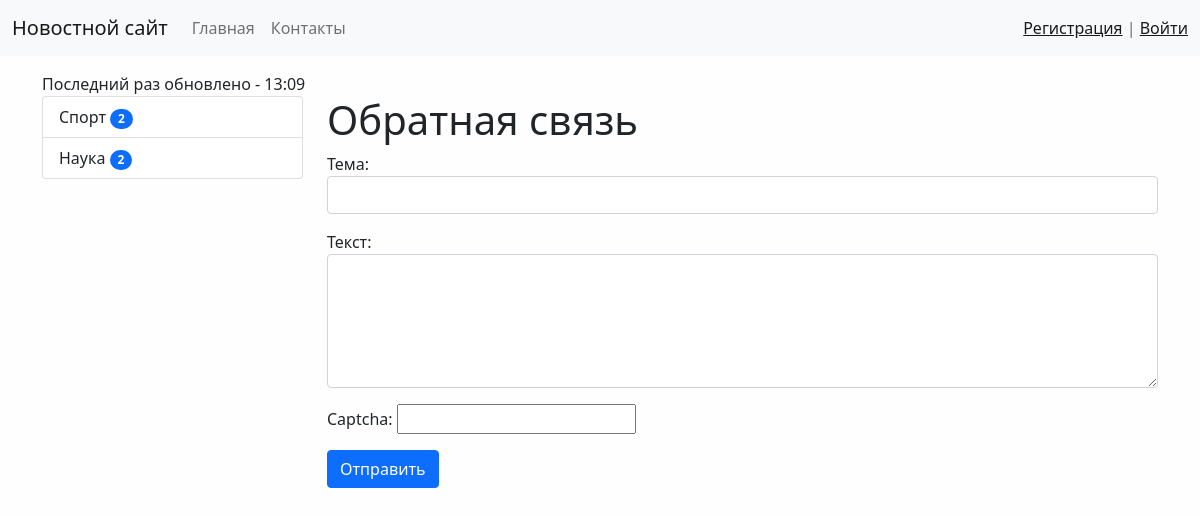
Page /contact/ on the committed database.
### news/models.py (models this page shows, shortened)
class Category(models.Model):
    title = models.CharField(max_length=150, db_index=True, verbose_name='Наименование')
    def get_absolute_url(self):
        return reverse('category', kwargs={'category_id': self.pk})
    class Meta:
        verbose_name = 'Категория'
        verbose_name_plural = 'Категории'
        ordering = ['title']

### news/views.py (the view)
# urls.py: path('contact/', contact, name='contact'),
def contact(request):
    if request.method == 'POST':
        form = ContactForm(request.POST)
        if form.is_valid():
            mail = send_mail(form.cleaned_data['subject'], form.cleaned_data['content'],
                             'adminnewn@ukr.net', ['toporovskiy.nikita@gmail.com'], fail_silently=False)
            if mail:
                messages.success(request, 'Письмо отправлено!')
                return redirect('contact')
            else:
                messages.error(request, 'Ошибка отправки')
        else:
            messages.error(request, 'Ошибка валидации   ')
    else:
        form = ContactForm()
    return render(request, 'news/test.html', {'form': form})

### news/forms.py
class ContactForm(forms.Form):
    subject = forms.CharField(label='Тема', widget=forms.TextInput(attrs={'class': 'form-control'}))
    content = forms.CharField(label='Текст', widget=forms.Textarea(attrs={'class': 'form-control', 'rows': 5}))
    captcha = CaptchaField()

### news/templatetags/news_tags.py (called while the page is built)
@register.inclusion_tag('news/list_categories.html')
def show_categories(arg1='Hello', arg2='world'):
    categories = Category.objects.annotate(cnt=Count('news', filter=F('news__is_published'))).filter(cnt__gt=0)
    return {'categories': categories, 'arg1': arg1, 'arg2': arg2 }

### news/templates/news/test.html (shortened to what this page needs)
{% extends 'base.html' %}
{% block sidebar %}
{% include 'inc/_sidebar.html' %}
{% endblock %}
{% block content %}
<h1>Обратная связь</h1>
<form method="post">
    {{ form.as_p }}
    <button type="submit" class="btn btn-primary btn-block">Отправить</button>
</form>
{% endblock %}

### news/templates/news/list_categories.html
<div class="list-group">
    {% for item in categories%}
    <a href="{{ item.get_absolute_url }}" class="list-group-item list-group-item-action">{{ item.title }} <span class="badge bg-primary rounded-pill">{{ item.cnt }}</span></a>
{% endfor %}
</div>

### example1/static/css/style.css (style rules this page uses)
body { background-color: #fefefe; }

### rows in the picture
Category: title "Спорт", cnt "2"
Category: title "Наука", cnt "2"
